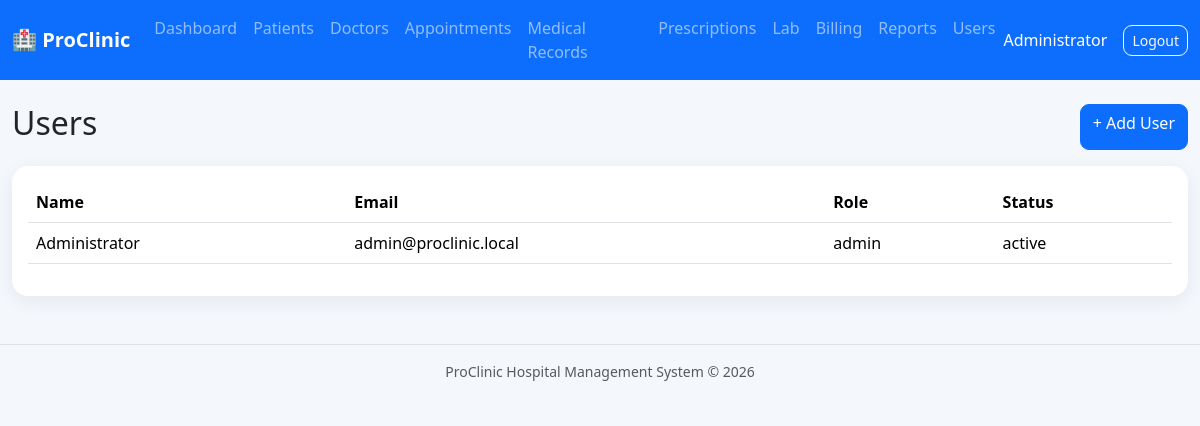
Screenshot of /users/index.php (signed in) with the database file from the repository.
### tables this page shows
CREATE TABLE users(id INT AUTO_INCREMENT PRIMARY KEY,name VARCHAR(100),email VARCHAR(150) UNIQUE,password VARCHAR(255),role ENUM('admin','doctor','receptionist') DEFAULT 'receptionist',status ENUM('active','inactive') DEFAULT 'active',created_at TIMESTAMP DEFAULT CURRENT_TIMESTAMP);

### includes/auth.php (called while the page is built, shortened)
<?php
function e($v) {
    return htmlspecialchars((string)$v, ENT_QUOTES, 'UTF-8');
}

### users/index.php (the view)
<?php $page_title='Users';require_once __DIR__.'/../includes/header.php';if(!is_admin())die('Admin only');$rows=$pdo->query("SELECT name,email,role,status,created_at FROM users ORDER BY id")->fetchAll();?><div class="d-flex justify-content-between mb-3"><h2>Users</h2><a href="add.php" class="btn btn-primary">+ Add User</a></div><div class="card p-3"><table class="table"><thead><tr><th>Name</th><th>Email</th><th>Role</th><th>Status</th></tr></thead><tbody><?php foreach($rows as $u):?><tr><td><?=e($u['name'])?></td><td><?=e($u['email'])?></td><td><?=$u['role']?></td><td><?=$u['status']?></td></tr><?php endforeach;?></tbody></table></div><?php require_once __DIR__.'/../includes/footer.php';?>

### assets/css/style.css (style rules this page uses)
body { background:#f4f7fb }
.card { border:0;border-radius:16px;box-shadow:0 5px 20px rgba(0,30,80,.07) }
.btn { border-radius:9px }
.table { vertical-align:middle }

### rows the page displays
users: name "Administrator", email "admin@proclinic.local", role "admin", status "active"

### other values shown
$_SESSION['user']['name'] "Administrator"
